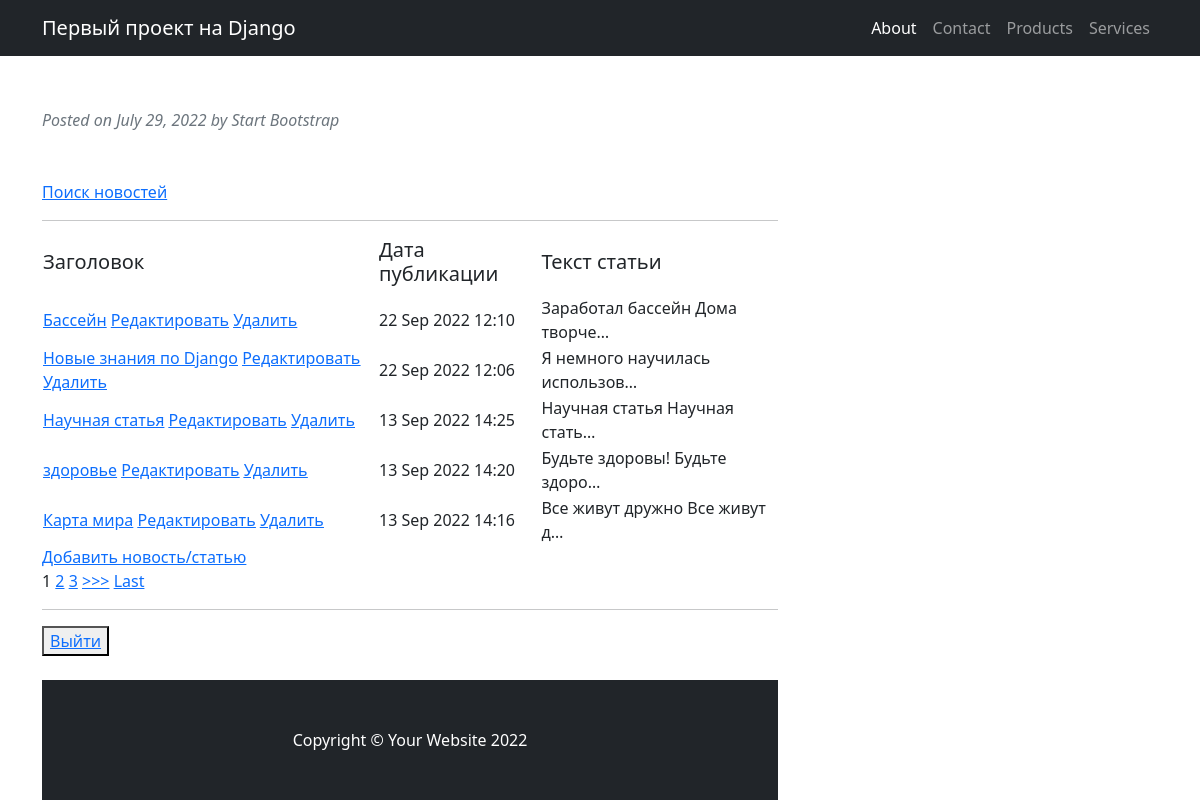
Screenshot of / (signed in) with the database file from the repository.
### news/models.py (models this page shows, shortened)
class Post(models.Model):
    article = 'AR'
    news = 'NW'
    SELECTION = [
        (article, 'статья'),
        (news, 'новость')
    ]
    selection = models.CharField(max_length=2, choices = SELECTION, default = news)
    time = models.DateTimeField(auto_now_add=True)
    header = models.CharField(max_length=255)
    text = models.TextField()
    rating = models.IntegerField(default=0)
    postCategory = models.ManyToManyField(Category, through='PostCategory')
    postAuthor = models.ForeignKey(Author, on_delete=models.CASCADE)

### news/views.py (the view)
# urls.py: path('', cache_page(60*1)(Posts.as_view())),
class Posts(LoginRequiredMixin, ListView):
    model = Post  # указываем модель, объекты которой мы будем выводить
    template_name = 'posts.html'  # указываем имя шаблона, в котором будет лежать HTML, в нём будут все инструкции о том, как именно пользователю должны вывестись наши объекты
    context_object_name = 'posts'  # это имя списка, в котором будут лежать все объекты, его надо указать, чтобы обратиться к самому списку объектов через HTML-шаблон
    ordering = ['-id']
    paginate_by = 5  # поставим постраничный вывод в один элемент
    def get_context_data(self, **kwargs):
        context = super().get_context_data(**kwargs)  # получили весь контекст из класса-родителя
        context['time_now'] = datetime.utcnow()  # добавим переменную текущей даты time_now
        context['filter'] = PostFilter(self.request.GET, queryset=self.get_queryset())  # вписываем наш фильтр в контекст
        context['is_not_authors'] = not self.request.user.groups.filter(name='authors').exists()  # добавили новую контекстную переменную is_not_authors
        context['count_posts'] = self.model.objects.filter(time__date=date.today(), postAuthor__authorUser__username=self.request.user).count()
        return context

### news/templatetags/custom_filters.py (called while the page is built)
@register.filter(name='censor')
def censor(value, arg):
    list_bad_words = ['черт', 'блин', 'капец']
    value_edited = value
    value_final = ''
    for word in list_bad_words:
        value_edited = value_edited.lower()
        value_temp = value_edited.replace(word, arg * len(word))
        value_edited = value_temp
    for i in range(0, len(value)):
        if (value[i] != value_edited[i]) & (value_edited[i].isalpha()):
            temp = value_edited[i].upper()
            value_final += temp
        else:
            value_final += value_edited[i]
    return value_final

### templates/posts.html (shortened to what this page needs)
{% extends 'flatpages/default.html' %}
{% load custom_filters %}
{% block content %}
   <a href="search">Поиск новостей</a>
    <hr>
    {% if posts %}
        <table>
            <tr>
                <td>
                    <h5>Заголовок</h5>
                </td>
                <td>
                    <h5>Дата публикации</h5>
                </td>
                <td>
                    <h5>Текст статьи</h5>
                </td>
            </tr>
        {% for post in posts %}
            <tr>
                <td>
                    <a href="{% url 'post_detail' post.id %}">{{ post.header|censor:'*' }}</a>
                    <a href="{% url 'post_update' post.id %}"><u>Редактировать</u></a>
                    <a href="{% url 'post_delete' post.id %}"><u> Удалить </u></a>
                </td>
                <td>
                    {{ post.time|date:'d M Y H:i' }}
                </td>
                <td>
                    {{ post.text|truncatechars:30  }}
                </td>
            </tr>
        {% endfor %}
        </table>
    {% else %}
        <h2>Новостей нет!</h2>
    {% endif %}
    <a href="{% url 'post_create' %}">Добавить новость/статью</a>
    <br>
{% if is_paginated %}
    {% for num in page_obj.paginator.page_range %}
        {% if page_obj.number == num %}
            <a>{{ num }}</a>
        {% elif num > page_obj.number|add:'-10' and num < page_obj.number|add:'10' %}
            <a href="?page={{ num }}">{{ num }}</a>
        {% endif %}
    {% endfor %}
    {% if page_obj.has_next %}
        <a href="?page={{ page_obj.next_page_number }}">>>></a>
        <a href="?page={{ page_obj.paginator.num_pages }}">Last</a>
    {% endif %}
    <hr>
    <button> <a href="accounts/logout/">Выйти</a> </button>
{% endif %}
{% endblock content %}

### rows the page displays
Post: header|censor "Бассейн", time "22 Sep 2022 12:10", text "Заработал бассейн Дома творче…"
Post: header|censor "Новые знания по Django", time "22 Sep 2022 12:06", text "Я немного научилась использов…"
Post: header|censor "Научная статья", time "13 Sep 2022 14:25", text "Научная статья Научная стать…"
Post: header|censor "здоровье", time "13 Sep 2022 14:20", text "Будьте здоровы! Будьте здоро…"
Post: header|censor "Карта мира", time "13 Sep 2022 14:16", text "Все живут дружно Все живут д…"

### other values shown
{{ num }} "1"
{{ num }} "2" "3"
